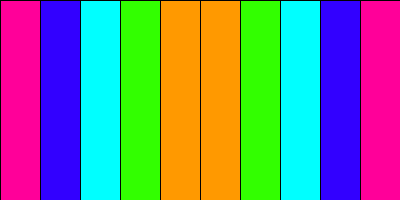
Frame 1 (no input)
Frame 60 (the mouse pressed at the canvas centre just before this capture): identical to frame 1, image omitted
Frame 120 (the mouse held since frame 60 and released just before this capture): identical to frame 1, image omitted

The Processing sketch that drew this single still picture (run headless with seeded random() and noise(); from frame 60 on, the mouse is pressed at the canvas centre):

// Processing sketch: ej11f_barrasConFor_dist
// ── ej11f_barrasConFor_dist.pde

int ancho;

void setup(){
  size( 400, 200 );
  colorMode( HSB, 200, 100, 100 );
  
  ancho = width / 10;  //=40
  
}

void draw(){
  background( 0 );
   
  for( int i = 0 ; i < 10 ; i++ ){
    float d = dist( i*40, 0, 180, 0 );  //distancia entre cada rect al origen
    fill( d, 100, 100 );
    rect(i*40, 0, ancho, height );
    //println( i );
  }
  
}
